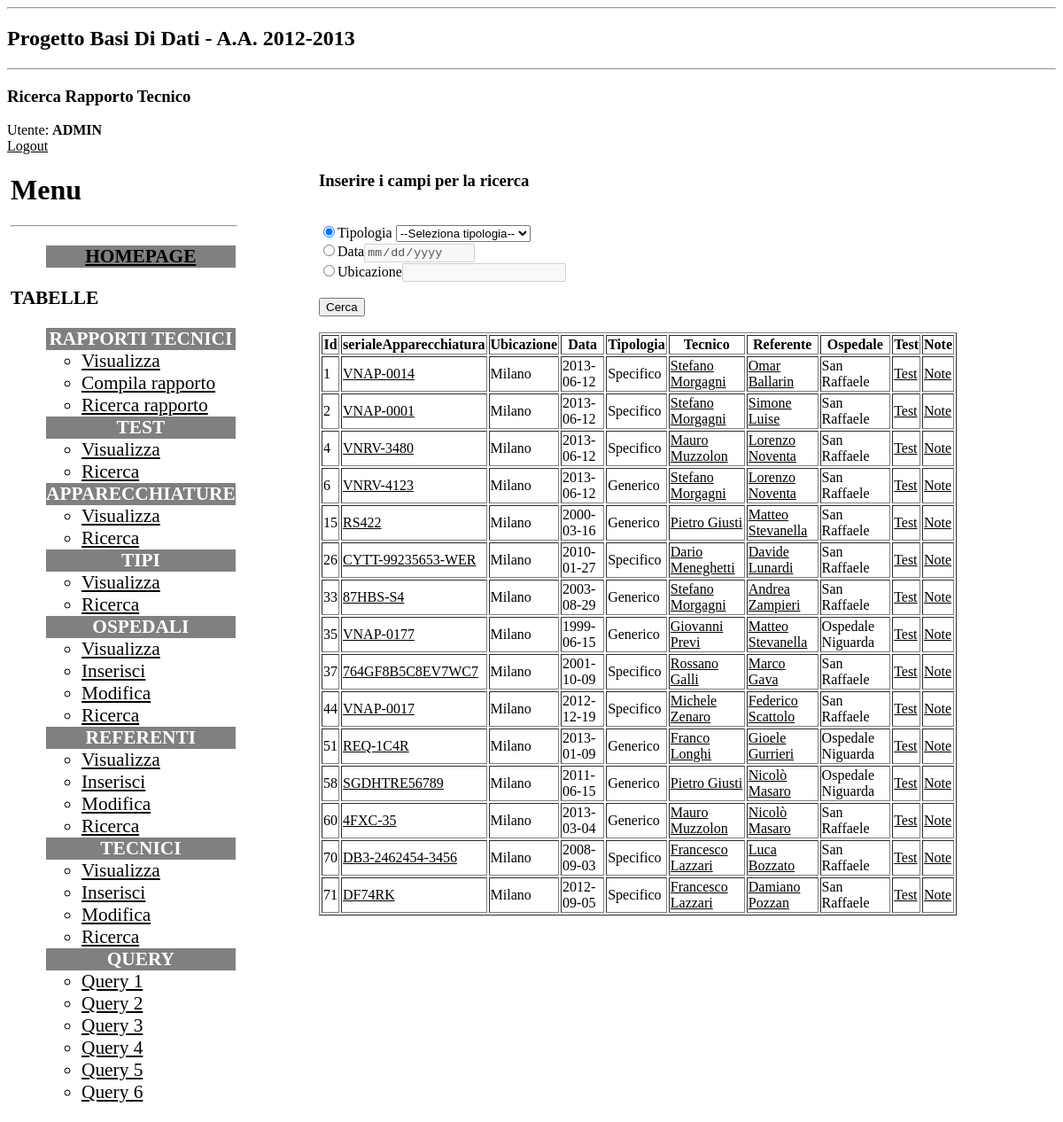
Screenshot of /Php/ricercaRapporto.php?str3=Milano (signed in) with the database file from the repository.
### tables this page shows
CREATE TABLE IF NOT EXISTS `RapportiTecnici` (
  `idRapporto` int(11) NOT NULL,
  `Ubicazione` varchar(50) DEFAULT NULL,
  `Data` date DEFAULT NULL,
  `Tipologia` enum('Generico','Specifico') DEFAULT NULL,
  `Note` varchar(120) DEFAULT NULL,
  `idTecnico` int(11) NOT NULL,
  `idReferente` int(11) NOT NULL,
  `idOspedale` int(11) NOT NULL,
  `serialeApparecchiatura` varchar(50) DEFAULT NULL,
  PRIMARY KEY (`idRapporto`),
  KEY `idTecnico` (`idTecnico`),
  KEY `idReferente` (`idReferente`),
  KEY `idOspedale` (`idOspedale`),
  KEY `serialeApparecchiatura` (`serialeApparecchiatura`)
);

CREATE TABLE IF NOT EXISTS `Persone` (
  `idPersona` int(11) NOT NULL,
  `Nome` varchar(20) DEFAULT NULL,
  `Cognome` varchar(20) DEFAULT NULL,
  `DataNascita` date DEFAULT NULL,
  `Telefono` varchar(15) DEFAULT NULL,
  PRIMARY KEY (`idPersona`)
);

### Php/ricercaRapporto.php (the view, shortened to what this page needs)
<?php
require("library.php");
page_start("Progetto Basi Di Dati - A.A. 2012-2013");
subtitle("Ricerca Rapporto Tecnico");
menu();
start_body();
echo "
<B><H3>Inserire i campi per la ricerca</H3></B><br>
";
$conn=connectDB();
$str3 = $_GET["str3"];
  $query="SELECT idRapporto,serialeApparecchiatura,Ubicazione,Data,Tipologia,idTecnico,idReferente,idOspedale FROM RapportiTecnici";
if($str3)
{
  $query="SELECT idRapporto,serialeApparecchiatura,Ubicazione,Data,Tipologia,idTecnico,idReferente,idOspedale FROM RapportiTecnici WHERE Ubicazione LIKE '$str3%'";
}
$result=mysql_query($query, $conn);
echo<<<END
<form action="ricercaRapporto.php" method="GET" name="Ricerca" id="ricerca">
<input type="radio" name="tipoRicerca" id="tip" OnClick="changeRicerca()" value="tipologia" checked>Tipologia
<select name="str1" id="str1">
<option value="">--Seleziona tipologia--</option>
<option value="Generico">Generico</option>
<option value="Specifico">Specifico</option>
</select>
 <br>
<input type="radio" name="tipoRicerca" id="dat" OnClick="changeRicerca()" value="data">Data<input type="date" name="str2" id="str2" disabled> <br>
<input type="radio" name="tipoRicerca" id="ubi" OnClick="changeRicerca()" value="ubicazione">Ubicazione<input type="text" name="str3" id="str3" disabled> <br>
<br><input type="submit" value="Cerca">
<br></form><br>
END;
$table_head =  array("Id","serialeApparecchiatura","Ubicazione","Data","Tipologia","Tecnico","Referente","Ospedale","Test","Note");
table_start($table_head);
while ($row = mysql_fetch_row($result)) {
$Qtecnico="SELECT Nome,Cognome,idPersona FROM Persone WHERE idPersona='$row[5]'";
$res=mysql_query($Qtecnico, $conn);
$tecnico=mysql_fetch_array($res);
$tecnico = "<a href='view_tecnici.php?idTecnico=$tecnico[2]&request=view'>$tecnico[0] $tecnico[1]</a>";
$Qreferente="SELECT Nome,Cognome,idPersona FROM Persone WHERE idPersona='$row[6]'";
$res=mysql_query($Qreferente, $conn);
$referente=mysql_fetch_array($res);
$referente = "<a href='view_referenti.php?idReferente=$referente[2]&request=view'>$referente[0] $referente[1]</a>";
$Qospedale="SELECT Nome FROM Ospedali WHERE idOspedale='$row[7]'";
$res=mysql_query($Qospedale, $conn);
$ospedale=mysql_fetch_array($res);
$ospedale = $ospedale[0];
$test = "<a href='testRapporto.php?idRapporto=$row[0]'>Test</a>";
$apparecchiatura = "<a href='view_apparecchiature.php?seriale=$row[1]'>$row[1]</a>";
$note = "<a href='view_note.php?idRapporto=$row[0]'>Note</a>";
$stampa = array("$row[0]","$apparecchiatura","$row[2]","$row[3]","$row[4]","$tecnico","$referente","$ospedale","$test","$note");
table_row($stampa);
}
table_end();
end_body();
page_end();
?>

### Php/library.php (shortened to what this page needs)
<?php
function page_start($title) {
  echo<<<END
<!DOCTYPE html PUBLIC "-//W3C//DTD XHTML 1.0 Strict//EN" "http://www.w3.org/TR/xhtml1/DTD/xhtml1-strict.dtd">
<html xmlns="http://www.w3.org/1999/xhtml"  xml:lang="it" lang="it">
<head>
<link rel="stylesheet" type="text/css" href="style.css">
<script type="text/javascript" src="script.js"></script>
<title>$title</title>
</head>
<body>
<hr />
<h2>$title</h2>
<hr />
END;
};
function menu()
{
$login=authenticate() or
  die("Accesso negato. Effettuare il <a href=\"login.php\">login</a>");;
echo "Utente: <b>" . strtoupper($login) .  "</b>";
echo "<br />";
echo hyperlink("Logout", "logout.php");
echo<<<END
<div style="position:absolute; left:1%; width:auto;">
<h1>Menu</h1>
<hr width=100% align="left">
<ul style="font-size:16pt;">
<li style="color:white;background-color:grey;text-align:center;"><A HREF="home.php"><b>HOMEPAGE</b></A></li>
</ul>
<text style="font-size:16pt;"><B>TABELLE</B></text>
<ul style="font-size:16pt;">
<li style="color:white;background-color:grey;text-align:center;"><b>RAPPORTI TECNICI</b></li>
  <ul>
  <li><a href="view_rapporti.php">Visualizza</a></li>
  <li><a href="select_tipo.php">Compila rapporto</a></li>
  <li><a href="ricercaRapporto.php">Ricerca rapporto</a></li>
  </ul>
<li style="color:white;background-color:grey;text-align:center;"><b>TEST</b></li>
  <ul>
  <li><a href="view_test.php">Visualizza</a></li>
  <li><a href="ricercaTest.php">Ricerca</a></li>
  </ul>
<li style="color:white;background-color:grey;text-align:center;"><b>APPARECCHIATURE</b></li>
  <ul>
  <li><a href="view_apparecchiature.php">Visualizza</a></li>
  <li><a href="ricercaApparecchiatura.php">Ricerca</a></li>
  </ul>
<li style="color:white;background-color:grey;text-align:center;"><b>TIPI</b></li>
  <ul>
  <li><a href="view_tipi.php">Visualizza</a></li>
  <li><a href="ricercaTipo.php">Ricerca</a></li>
  </ul>
<li style="color:white;background-color:grey;text-align:center;"><b>OSPEDALI</b></li>
  <ul>
  <li><a href="view_ospedali.php?request=view">Visualizza</a></li>
  <li><a href="insert_ospedale.php">Inserisci</a></li>
  <li><a href="view_ospedali.php?request=edit">Modifica</a></li>
  <li><a href="ricercaOspedale.php">Ricerca</a></li>
  </ul>
<li style="color:white;background-color:grey;text-align:center;"><b>REFERENTI</b></li>
  <ul>
  <li><a href="view_referenti.php?request=view">Visualizza</a></li>
  <li><a href="insert_referente.php">Inserisci</a></li>
  <li><a href="view_referenti.php?request=edit">Modifica</a></li>
  <li><a href="ricercaReferente.php">Ricerca</a></li>
  </ul>
<li style="color:white;background-color:grey;text-align:center;"><b>TECNICI</b></li>
  <ul>
  <li><a href="view_tecnici.php?request=view">Visualizza</a></li>
  <li><a href="insert_tecnico.php">Inserisci</a></li>
  <li><a href="view_tecnici.php?request=edit">Modifica</a></li>
  <li><a href="ricercaTecnico.php">Ricerca</a></li>
  </ul>
<li style="color:white;background-color:grey;text-align:center;"><b>QUERY</b></li>
  <ul>
  <li><a href="Query_1.php">Query 1</a></li>
  <li><a href="Query_2.php">Query 2</a></li>
  <li><a href="Query_3.php">Query 3</a></li>
  <li><a href="Query_4.php">Query 4</a></li>
  <li><a href="Query_5.php">Query 5</a></li>
  <li><a href="Query_6.php">Query 6</a></li>
  </ul>
</ul>
</div>
END;
}
function start_body()
{
echo<<<END
<div style="position:absolute; right:10%; left:30%; min-width:40%; width:auto;">
END;
}
function end_body()
{
echo<<<END
</div>
END;
}
function page_end() {
  echo "
</body>
</html>";
};
function subtitle($str) {
  echo "<h3>$str</h3>\n";
};
function hyperlink($str, $url) {
  return "<a href=\"$url\">$str</a>";
};
function table_start($row) {
  echo "<table border=\"1\">\n";
  echo "<tr>\n";
  foreach ($row as $field)
    echo "<th>$field</th>\n";
  echo "</tr>\n";
};
function table_row($row) {
  echo "<tr>";
  foreach ($row as $field)
    if ($field)
      echo "<td style='max-width:500px; height:auto;'>$field</td>\n";
    else
      echo "<td>---</td>\n";
  echo "</tr>";
  };
function table_end() {
  echo "</table>\n";
};
function authenticate() {
  $login=$_SESSION['logged'];
  if (! $login) {
    return FALSE;
  } else {
    return $login;
  }
}
?>

### Php/style.css (style rules this page uses)
a { color:black; text-decoration:underline; }

### rows the page displays
rapportitecnici: field "1", serialeApparecchiatura "VNAP-0014", Ubicazione "Milano", Data "2013-06-12", Tipologia "Specifico", persone.Nome "Stefano", persone.Cognome "Morgagni", persone.Nome "Omar", persone.Cognome "Ballarin", field "San Raffaele"
rapportitecnici: idRapporto "2", serialeApparecchiatura "VNAP-0001", Ubicazione "Milano", Data "2013-06-12", Tipologia "Specifico", persone.Nome "Stefano", persone.Cognome "Morgagni", persone.Nome "Simone", persone.Cognome "Luise", field "San Raffaele"
rapportitecnici: idRapporto "4", serialeApparecchiatura "VNRV-3480", Ubicazione "Milano", Data "2013-06-12", Tipologia "Specifico", persone.Nome "Mauro", persone.Cognome "Muzzolon", persone.Nome "Lorenzo", persone.Cognome "Noventa", field "San Raffaele"
rapportitecnici: idRapporto "6", serialeApparecchiatura "VNRV-4123", Ubicazione "Milano", Data "2013-06-12", Tipologia "Generico", persone.Nome "Stefano", persone.Cognome "Morgagni", persone.Nome "Lorenzo", persone.Cognome "Noventa", field "San Raffaele"
rapportitecnici: field "15", serialeApparecchiatura "RS422", Ubicazione "Milano", Data "2000-03-16", Tipologia "Generico", persone.Nome "Pietro", persone.Cognome "Giusti", persone.Nome "Matteo", persone.Cognome "Stevanella", field "San Raffaele"
rapportitecnici: idRapporto "26", serialeApparecchiatura "CYTT-99235653-WER", Ubicazione "Milano", Data "2010-01-27", Tipologia "Specifico", persone.Nome "Dario", persone.Cognome "Meneghetti", persone.Nome "Davide", persone.Cognome "Lunardi", field "San Raffaele"
rapportitecnici: idRapporto "33", serialeApparecchiatura "87HBS-S4", Ubicazione "Milano", Data "2003-08-29", Tipologia "Generico", persone.Nome "Stefano", persone.Cognome "Morgagni", persone.Nome "Andrea", persone.Cognome "Zampieri", field "San Raffaele"
rapportitecnici: idRapporto "35", serialeApparecchiatura "VNAP-0177", Ubicazione "Milano", Data "1999-06-15", Tipologia "Generico", persone.Nome "Giovanni", persone.Cognome "Previ", persone.Nome "Matteo", persone.Cognome "Stevanella", field "Ospedale Niguarda"
rapportitecnici: idRapporto "37", serialeApparecchiatura "764GF8B5C8EV7WC7", Ubicazione "Milano", Data "2001-10-09", Tipologia "Specifico", persone.Nome "Rossano", persone.Cognome "Galli", persone.Nome "Marco", persone.Cognome "Gava", field "San Raffaele"
rapportitecnici: idRapporto "44", serialeApparecchiatura "VNAP-0017", Ubicazione "Milano", Data "2012-12-19", Tipologia "Specifico", persone.Nome "Michele", persone.Cognome "Zenaro", persone.Nome "Federico", persone.Cognome "Scattolo", field "San Raffaele"
rapportitecnici: idRapporto "51", serialeApparecchiatura "REQ-1C4R", Ubicazione "Milano", Data "2013-01-09", Tipologia "Generico", persone.Nome "Franco", persone.Cognome "Longhi", persone.Nome "Gioele", persone.Cognome "Gurrieri", field "Ospedale Niguarda"
rapportitecnici: idRapporto "58", serialeApparecchiatura "SGDHTRE56789", Ubicazione "Milano", Data "2011-06-15", Tipologia "Generico", persone.Nome "Pietro", persone.Cognome "Giusti", persone.Nome "Nicolò", persone.Cognome "Masaro", field "Ospedale Niguarda"
rapportitecnici: idRapporto "60", serialeApparecchiatura "4FXC-35", Ubicazione "Milano", Data "2013-03-04", Tipologia "Generico", persone.Nome "Mauro", persone.Cognome "Muzzolon", persone.Nome "Nicolò", persone.Cognome "Masaro", field "San Raffaele"
rapportitecnici: idRapporto "70", serialeApparecchiatura "DB3-2462454-3456", Ubicazione "Milano", Data "2008-09-03", Tipologia "Specifico", persone.Nome "Francesco", persone.Cognome "Lazzari", persone.Nome "Luca", persone.Cognome "Bozzato", field "San Raffaele"
rapportitecnici: idRapporto "71", serialeApparecchiatura "DF74RK", Ubicazione "Milano", Data "2012-09-05", Tipologia "Specifico", persone.Nome "Francesco", persone.Cognome "Lazzari", persone.Nome "Damiano", persone.Cognome "Pozzan", field "San Raffaele"

### other values shown
$title "Progetto Basi Di Dati - A.A. 2012-2013"
$str "Ricerca Rapporto Tecnico"
$login "ADMIN"
$str "Logout"
$field "Id"
$field "serialeApparecchiatura"
$field "Ubicazione"
$field "Data"
$field "Tipologia"
$field "Tecnico"
$field "Referente"
$field "Ospedale"
$field "Test"
$field "Note"
